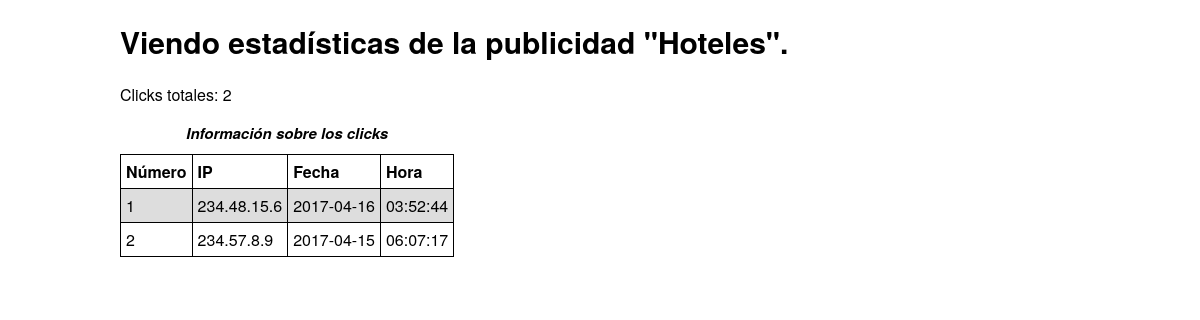
Page /Practica/estadpubli.php?id=1 on the committed database.
### tables this page shows
CREATE TABLE `publicidad` (
  `id_publicidad` int(11) UNSIGNED NOT NULL,
  `imagen` varchar(100) NOT NULL,
  `url` varchar(500) NOT NULL DEFAULT '#~o',
  `titulo` varchar(50) NOT NULL,
  `texto` varchar(1000) NOT NULL
);

CREATE TABLE `click_publicidad` (
  `id_click` int(11) UNSIGNED NOT NULL,
  `id_publicidad` int(11) UNSIGNED NOT NULL,
  `fecha` datetime NOT NULL DEFAULT CURRENT_TIMESTAMP,
  `ip` varchar(45) NOT NULL
);

### Practica/php_classes/controller/ControladorEstadisticasPublicidad.php (called while the page is built, shortened)
<?php
include('Controlador.php');
include('php_classes/view/VistaEstadisticasPublicidad.php');
class ControladorEstadisticasPublicidad extends Controlador {
	private $vistaEstadisticasPublicidad, $fecha_clicks, $hora_clicks;
	public function __construct($fecha_clicks = null, $hora_clicks = null, $tiene_publicidad = true, $tiene_menu = false){
		$this->fecha_clicks = $fecha_clicks;
		$this->hora_clicks = $hora_clicks;
	}
	public function mostrarPagina($id_publicidad){
			$publicidad = $this->obtenerPublicidad($id_publicidad, true, $this->fecha_clicks, $this->hora_clicks);
		$this->vistaEstadisticasPublicidad = new VistaEstadisticasPublicidad($publicidad);
		$this->vistaEstadisticasPublicidad->mostrarPagina();
	}
}
?>

### Practica/estadpubli.php (called while the page is built, shortened)
<?php
	include('php_classes/controller/ControladorEstadisticasPublicidad.php');
	$id_publicidad = testInput($_GET['id']);
	$controlador_estadisticas_publicidad = new ControladorEstadisticasPublicidad();
	$controlador_estadisticas_publicidad->mostrarPagina($id_publicidad);
?>

### Practica/php_classes/model/ModelPublicidad.php (called while the page is built, shortened)
<?php
class ModelPublicidad {
	private $titulo;
	private $clicks;
	public function __construct($id_publicidad, $imagen, $url, $titulo, $clicks, $texto)
	{
		$this->titulo = $titulo;
		$this->clicks = $clicks;
	}
	public function getTitulo(){
		return $this->titulo;
	}
	public function getClicks(){
		return $this->clicks;
	}
}
?>

### Practica/php_classes/model/ModelContenedorPublicidad.php (called while the page is built, shortened)
<?php
include('ModelPublicidad.php');
include('ModelClickPublicidad.php');
class ModelContenedorPublicidad extends ModelContenedor {
	public function recuperarPublicidad($id_publicidad, $con_clicks = false, $fecha_clicks = null, $hora_clicks = null){
		$clicks = array();
		$seleccion = $this->selectPublicidad($id_publicidad);
		$resultado = $seleccion->get_result();
		$fila = $resultado->fetch_object();
		if ($con_clicks)
			$clicks = $this->obtenerClicks($id_publicidad, $fecha_clicks, $hora_clicks);
		$publicidad = new ModelPublicidad($id_publicidad, $fila->imagen, $fila->url, $fila->titulo, $clicks, $fila->texto);
		return $publicidad;
	}
	public function obtenerClicks($id_publicidad, $fecha = null, $hora =  null){
		$seleccion = $this->selectClicks($id_publicidad, $fecha, $hora);
		$consulta = $seleccion->get_result();
		$clicks = array();
		while ($fila = $consulta->fetch_object()){
			$id = $fila->id_click;
			$click = new ModelClickPublicidad($id, $fila->id_publicidad, $fila->fecha, $fila->hora, $fila->ip);
			$clicks[$id] = $click;
		}
		return $clicks;
	}
	private function selectPublicidad($id_publicidad){
		$seleccion = self::$conexion->prepare('SELECT * FROM publicidad WHERE id_publicidad = ?');
		$seleccion->bind_param('i',$id_publicidad);
		$seleccion->execute();
		return $seleccion;
	}
	private function selectClicks($id_publicidad, $fecha = null, $hora =  null){
		if ($fecha == null && $hora == null){
			$seleccion = self::$conexion->prepare('SELECT id_click, id_publicidad, ip, DATE(fecha) as fecha, TIME(fecha) as hora
				FROM click_publicidad WHERE id_publicidad = ?');
			$seleccion->bind_param('i',$id_publicidad);
		}
		$seleccion->execute();
		return $seleccion;
	}
}
?>

### Practica/php_classes/controller/Controlador.php (called while the page is built, shortened)
<?php
include ('php_classes/model/ModelContenedorNoticias.php');
include ('php_classes/model/ModelContenedorPublicidad.php');
class Controlador {
	protected $contenedorPublicidad;
	public function __construct($tiene_publicidad, $tiene_menu){
		if ($tiene_publicidad)
			$this->contenedorPublicidad = new ModelContenedorPublicidad();
	}
	protected function obtenerPublicidad($id_publicidad, $con_clicks = false, $fecha = null, $hora = null){
		return $this->contenedorPublicidad->recuperarPublicidad($id_publicidad, $con_clicks, $fecha, $hora);
	}
}
?>

### Practica/php_classes/model/ModelClickPublicidad.php (called while the page is built, shortened)
<?php
class ModelClickPublicidad {
	private $fecha;
	private $hora;
	private $ip;
	public function __construct($id_click, $id_publicidad, $fecha, $hora, $ip)
	{
		$this->fecha = $fecha;
		$this->hora = $hora;
		$this->ip = $ip;
	}
	public function getFecha(){
		return $this->fecha;
	}
	public function getHora(){
		return $this->hora;
	}
	public function getIp(){
		return $this->ip;
	}
}
?>

### Practica/php_classes/view/VistaEstadisticasPublicidad.php (the view, shortened to what this page needs)
<?php
include('VistaPagina.php');
class VistaEstadisticasPublicidad extends VistaPagina{
	private $publicidad;
	public function __construct($publicidad){
		$this->publicidad = $publicidad;
		$this->estilo = '<link rel="stylesheet" type="text/css" href="estilos/estilo_estadisticas_publicidad.css">';
	}
	protected function mostrarContenido(){
		echo '<h1> Viendo estadísticas de la publicidad "'.$this->publicidad->getTitulo().'".</h1>';
		echo '<p>Clicks totales: '.count($this->publicidad->getClicks()).'</p>';
		$this->mostrarTablaClicks();
	}
	private function mostrarTablaClicks(){
		$clicks = $this->publicidad->getClicks();
		echo '<table>
				<caption>Información sobre los clicks</caption>
				<tbody>
					<tr>
						<th>Número</th>
						<th>IP</th>
						<th>Fecha</th>
						<th>Hora</th>
					  </tr>';
		$contador_clicks = 1;
		foreach ($clicks as $click){
			echo '<tr>
					<td>'.$contador_clicks.'
					<td>'.$click->getIp().'</td>
					<td>'.$click->getFecha().'</td>
					<td>'.$click->getHora().'</td>
				  </tr>';
			$contador_clicks++;
		}
		echo '</tbody>
		</table>';
	}
	public function mostrarPagina(){
		$this->mostrarContenido();
	}
}
?>

### Practica/estilos/estilo_comun.css (style rules this page uses)
body { font-family: "Helvetica Neue", Helvetica, Arial, sans-serif; color: black; background: white; text-align: justify; }
h1 { font-size: 30px; }

### Practica/estilos/estilo_estadisticas_publicidad.css (style rules this page uses)
table, th, td { border: 1px solid black; border-collapse: collapse; padding: 5px; }
caption { font-style: italic; font-size: 15px; font-weight: bold; margin-bottom: 10px; }
tr:nth-child(even) { background-color: #dddddd; }
table { margin-bottom: 30px; }

### rows in the picture
publicidad: titulo "Hoteles"
click_publicidad: ip "234.48.15.6", Fecha "2017-04-16", Hora "03:52:44"
click_publicidad: ip "234.57.8.9", Fecha "2017-04-15", Hora "06:07:17"

### other values in the picture
count($this->publicidad->getClicks()) "2"
